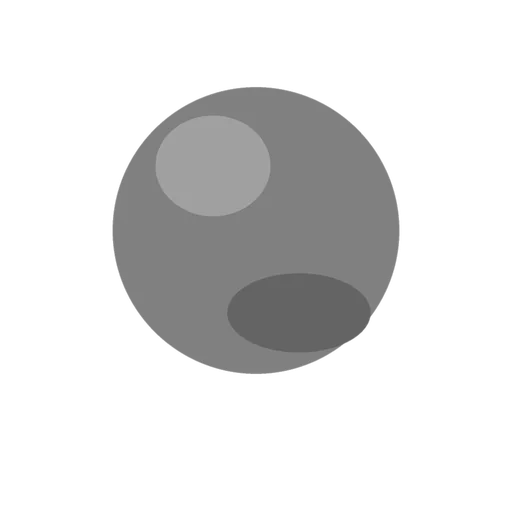
#> input picture tests/fixtures/packs/sample/portrait/face/round.webp, 512 x 512 px
$ python autocrop.py ../../tests/fixtures/packs/sample/portrait/face/round.webp ../../tests/fixtures/packs/sample/portrait/face/round.webp ../../tests/fixtures/packs/sample/portrait/face/round.webp 5
#> lines starting #> are read from the running program, lines starting #| are printed output that depends on the picture; after the words box and inside, x2 and y2 are one past the last pixel; in counts of white or black regions, pixels touching at a corner belong together
"""Crops a capture to what changed since a reference capture: the menu, popover, dialog, sheet,
tooltip or toast that opened in between.

    python autocrop.py <before.png> <after.png> <out.png> [pad] [min_x min_y max_x max_y]

A modal's scrim dims everything, so the "before" image is first scaled by the dimming factor
(estimated from the median brightness ratio); what still differs is the new surface. Prints the
crop box as "x y w h". With no change found the whole "after" image is kept.
"""
import sys

import numpy as np
from PIL import Image


def main() -> None:
    before_path, after_path, out_path = sys.argv[1:4]
    pad = int(sys.argv[4]) if len(sys.argv) > 4 else 10
    limits = [int(v) for v in sys.argv[5:9]] if len(sys.argv) > 8 else None

    after_img = Image.open(after_path).convert("RGB")
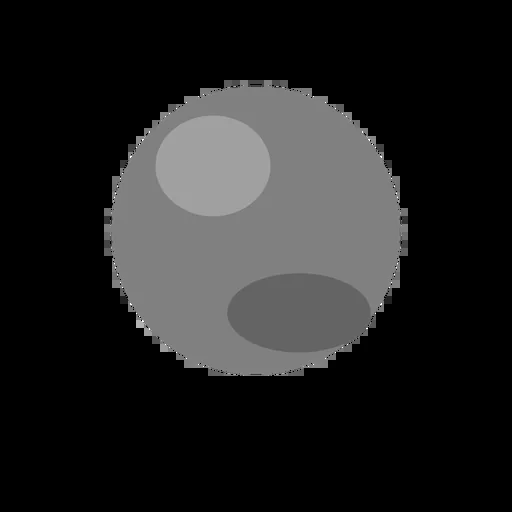
#> after_img: PIL image 512x512 RGB; mean R, G, B 34.3, 34.3, 34.3
    before = np.asarray(Image.open(before_path).convert("RGB"), dtype=np.float32)
    after = np.asarray(after_img, dtype=np.float32)
    if before.shape != after.shape:
        after_img.save(out_path)
        print(f"0 0 {after.shape[1]} {after.shape[0]}")
        return

    lum_b = before.mean(axis=2)
    lum_a = after.mean(axis=2)
    # Dimming factor of a scrim: the typical ratio over pixels that were not near-black.
    lit = lum_b > 24
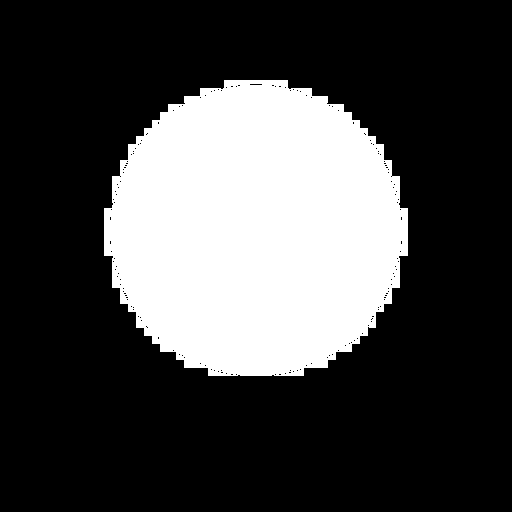
#> lit: shape (512, 512) bool; 26.9% white; 1 white region, box (x1, y1, x2, y2) and area: (104, 80, 408, 376) 70560
    alpha = float(np.median(lum_a[lit] / lum_b[lit])) if lit.any() else 1.0
#> alpha = 1
    alpha = min(1.0, max(0.2, alpha))
    expected = before * alpha
    diff = np.abs(after - expected).max(axis=2)
#> diff: shape (512, 512) float32; every value is 0
    changed = diff > 26
#> changed: shape (512, 512) bool; every value is 0

    if limits:
        mask = np.zeros_like(changed)
        x0, y0, x1, y1 = limits
        mask[y0:y1, x0:x1] = True
        changed &= mask

    # Ignore thin noise: keep rows and columns with a meaningful run of changed pixels.
    rows = np.where(changed.sum(axis=1) >= 6)[0]
#> rows = empty array
    cols = np.where(changed.sum(axis=0) >= 6)[0]
#> cols = empty array
    height, width = changed.shape
#> height = 512; width = 512
    if rows.size == 0 or cols.size == 0:
        after_img.save(out_path)
        print(f"0 0 {width} {height}")
#| 0 0 512 512
        return
    x0 = max(0, int(cols[0]) - pad)
    y0 = max(0, int(rows[0]) - pad)
    x1 = min(width, int(cols[-1]) + 1 + pad)
    y1 = min(height, int(rows[-1]) + 1 + pad)
    after_img.crop((x0, y0, x1, y1)).save(out_path)
    print(f"{x0} {y0} {x1 - x0} {y1 - y0}")


if __name__ == "__main__":
    main()
